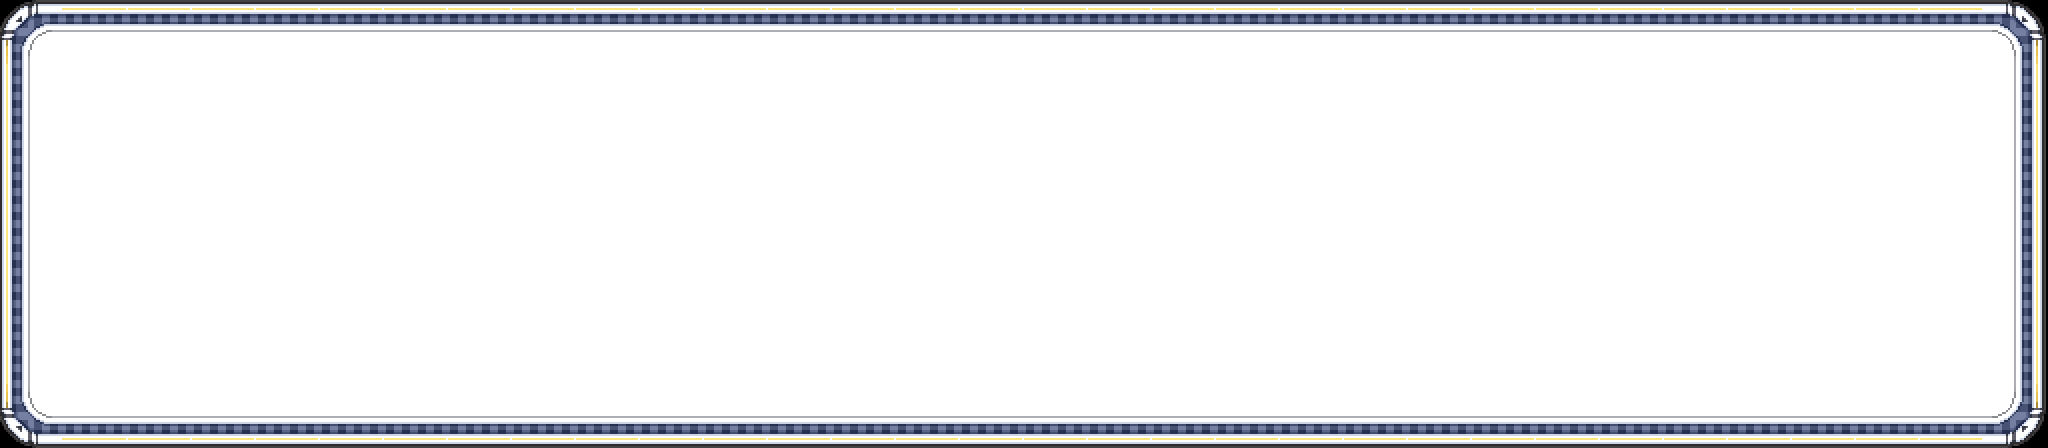

This game map was drawn from its Tiled (.tmx) file and the tilesets committed beside it. A one-line description and the full map source follow:
An orthogonal 32x7 tile map with 64x64 px tiles, 1 tile layer (Tile Layer 1).

<map version="1.2" tiledversion="1.3.4" orientation="orthogonal" renderorder="right-down" width="32" height="7" tilewidth="64" tileheight="64" infinite="0" nextlayerid="2" nextobjectid="1">
 <tileset firstgid="1" name="objects" tilewidth="64" tileheight="64" tilecount="30" columns="5">
  <image source="objects.png" width="320" height="384" />
 </tileset>
 <layer id="1" name="Tile Layer 1" width="32" height="7">
  <data encoding="csv">
16,17,17,17,17,17,17,17,17,17,17,17,17,17,17,17,17,17,17,17,17,17,17,17,17,17,17,17,17,17,17,18,
21,22,22,22,22,22,22,22,22,22,22,22,22,22,22,22,22,22,22,22,22,22,22,22,22,22,22,22,22,22,22,23,
21,22,22,22,22,22,22,22,22,22,22,22,22,22,22,22,22,22,22,22,22,22,22,22,22,22,22,22,22,22,22,23,
21,22,22,22,22,22,22,22,22,22,22,22,22,22,22,22,22,22,22,22,22,22,22,22,22,22,22,22,22,22,22,23,
21,22,22,22,22,22,22,22,22,22,22,22,22,22,22,22,22,22,22,22,22,22,22,22,22,22,22,22,22,22,22,23,
21,22,22,22,22,22,22,22,22,22,22,22,22,22,22,22,22,22,22,22,22,22,22,22,22,22,22,22,22,22,22,23,
26,27,27,27,27,27,27,27,27,27,27,27,27,27,27,27,27,27,27,27,27,27,27,27,27,27,27,27,27,27,27,28
</data>
 </layer>
</map>
